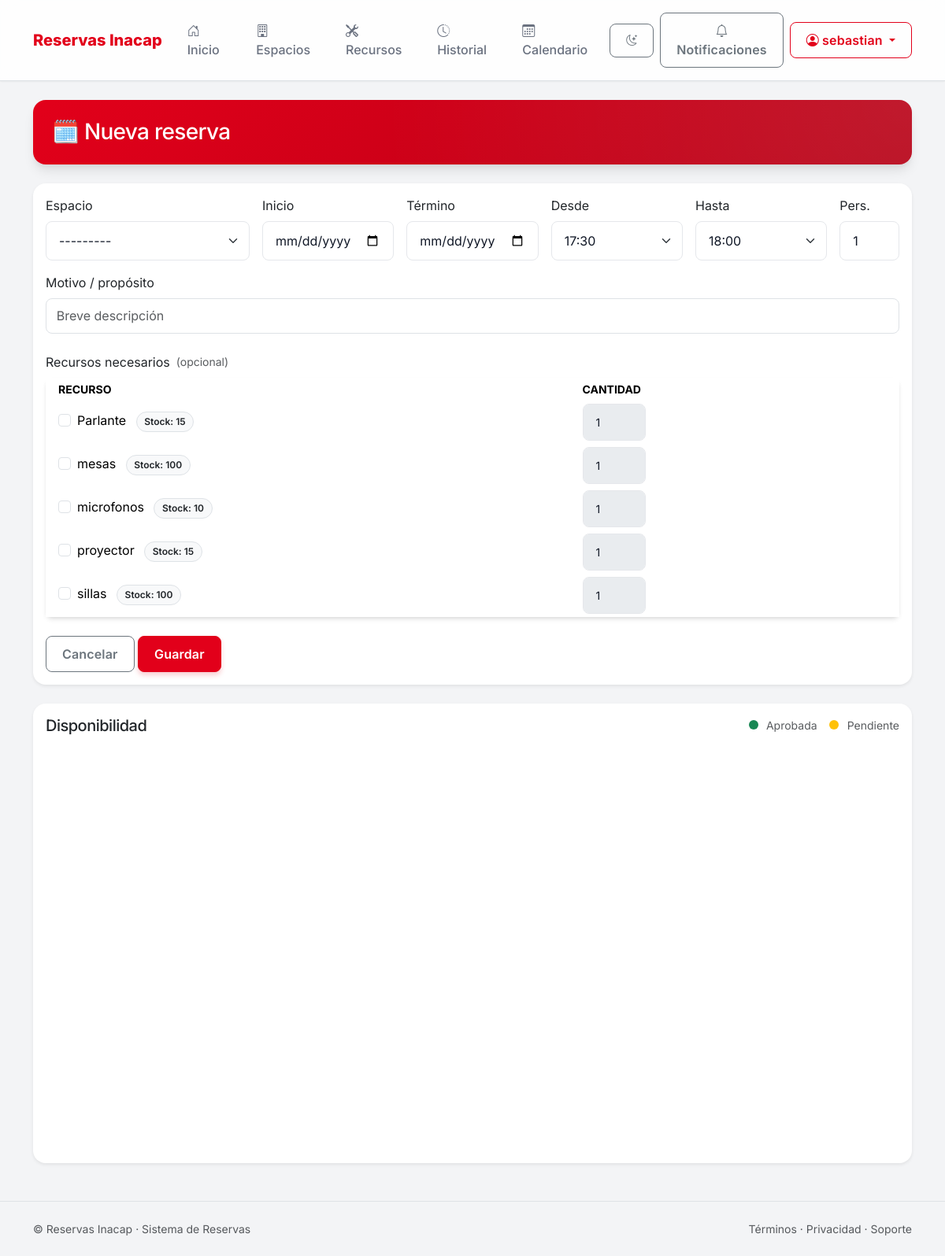
The app's page /reservas/nueva/ (signed in) with its own data.
### api/models.py (models this page shows, shortened)
class Resource(models.Model):
    name = models.CharField(max_length=120)
    quantity = models.PositiveIntegerField(default=1)
    space = models.ForeignKey(Space, on_delete=models.SET_NULL, null=True, blank=True, related_name="resources")
    is_active = models.BooleanField(default=True)

### api/views.py (the view, shortened to what this page needs)
# urls.py: path("reservas/nueva/", ReservationCreateView.as_view(), name="reservation_new"),
class ReservationCreateView(LoginRequiredMixin, CreateView):
    model = Reservation
    form_class = ReservationForm
    template_name = "reservations/form.html"
    success_url = reverse_lazy("dashboard_user")
    def get_context_data(self, **kwargs):
        ctx = super().get_context_data(**kwargs)
        ctx["resources_all"] = Resource.objects.filter(is_active=True).order_by("name")
        return ctx

### api/context_processors.py (called while the page is built)
def notifications(request):
    ctx = {
        "is_coordinator": is_coordinator(request.user),
        "notif_unread_count": 0,
        "notif_unread_list": []
    }
    if request.user.is_authenticated:
        qs = Notification.objects.filter(user=request.user, is_read=False).order_by("-created_at")
        ctx["notif_unread_count"] = qs.count()
        ctx["notif_unread_list"] = qs[:3]
    return ctx

### api/forms.py (called while the page is built)
def _parse_hhmm(hhmm: str) -> time:
    hh, mm = hhmm.split(":")
    return time(int(hh), int(mm))

def build_day_slots():
    interval = int(getattr(settings, "SLOT_INTERVAL_MIN", 30))
    day_start = getattr(settings, "SLOT_DAY_START", "08:30")
    day_end   = getattr(settings, "SLOT_DAY_END",   "22:00")
    t0 = _parse_hhmm(day_start)
    t1 = _parse_hhmm(day_end)
    dummy = datetime(2000, 1, 1, t0.hour, t0.minute)
    end_dt = datetime(2000, 1, 1, t1.hour, t1.minute)
    out = []
    cur = dummy
    step = timedelta(minutes=interval)
    while cur <= end_dt:
        out.append(cur.strftime("%H:%M"))
        cur += step
    return out

### api/models.py (called while the page is built)
    def __str__(self):
        return self.name

### api/utils.py (called while the page is built)
def is_coordinator(user):
    if not user.is_authenticated:
        return False
    return user.groups.filter(name="Coordinador").exists()

### templates/reservations/form.html (shortened to what this page needs)
{% extends "base.html" %}
{% block content %}
<section class="p-4 rounded-4 mb-4 inacap-hero">
  <h1 class="h3 m-0">{{ form.instance.pk|yesno:"✏️ Editar reserva,🗓️ Nueva reserva" }}</h1>
</section>
<div class="card shadow-sm border-0 rounded-4">
  <div class="card-body">
    <form id="resForm" method="post" novalidate>
      <div class="row g-3">
        <div class="col-md-3">
          <label class="form-label">Espacio</label>
          {{ form.space }}
        </div>
        <div class="col-md-2">
          <label class="form-label">Inicio</label>
          {{ form.date }}
        </div>
        <div class="col-md-2">
          <label class="form-label">Término</label>
          {{ form.end_date }}
        </div>
        <div class="col-md-2">
          <label class="form-label">Desde</label>
          {{ form.start_slot }}
        </div>
        <div class="col-md-2">
          <label class="form-label">Hasta</label>
          {{ form.end_slot }}
        </div>
        <div class="col-md-1">
          <label class="form-label">Pers.</label>
          {{ form.attendees_count }}
        </div>
      </div>
      <div class="mt-3 mb-4">
        <label class="form-label">Motivo / propósito</label>
        {{ form.purpose }}
      </div>
      <div class="mt-3 mb-4">
        <label class="form-label d-flex align-items-center gap-2">
          Recursos necesarios <span class="text-muted small">(opcional)</span>
        </label>
        <div class="card p-0 border-0 bg-light rounded-3 mb-3">
          <div class="card-body p-0">
            <div class="table-responsive">
              <table class="table table-borderless table-sm mb-0">
                <thead class="text-muted small text-uppercase">
                  <tr>
                    <th class="ps-3" style="width: 50%;">Recurso</th>
                    <th style="width: 30%;">Cantidad</th>
                  </tr>
                </thead>
                <tbody>
                  {% for res in resources_all %}
                  <tr class="align-middle">
                    <td class="ps-3">
                      <div class="form-check">
                        <input class="form-check-input resource-checkbox" type="checkbox" name="resources"
                          value="{{ res.id }}" id="res_{{ res.id }}">
                        <label class="form-check-label" for="res_{{ res.id }}">
                          {{ res.name }}
                          <span class="badge bg-light text-dark border ms-2 small avail-badge"
                            data-res-id="{{ res.id }}" data-total="{{ res.quantity }}">
                            Stock: {{ res.quantity }}
                          </span>
                        </label>
                      </div>
                    </td>
                    <td>
                      <input type="number" name="quantity_{{ res.id }}"
                        class="form-control form-control-sm resource-quantity" value="1" min="1"
                        max="{{ res.quantity }}" disabled style="width: 80px;" data-res-id="{{ res.id }}">
                    </td>
                  </tr>
                  {% empty %}
                  <tr>
                    <td colspan="2" class="text-center text-muted py-3">No hay recursos disponibles</td>
                  </tr>
                  {% endfor %}
                </tbody>
              </table>
            </div>
          </div>
        </div>
      </div>
      <a href="{% url 'dashboard_user' %}" class="btn btn-outline-secondary rounded-3">Cancelar</a>
      <button id="submitBtn" type="submit" class="btn btn-primary rounded-3">Guardar</button>
    </form>
  </div>
</div>
<div class="card shadow-sm border-0 rounded-4 mt-4">
  <div class="card-body">
    <div class="d-flex justify-content-between align-items-center mb-2">
      <h2 class="h5 m-0">Disponibilidad</h2>
      <div class="small text-muted">
        <span class="legend-dot" style="background:#198754"></span> Aprobada
        &nbsp;&nbsp;
        <span class="legend-dot" style="background:#ffc107"></span> Pendiente
      </div>
    </div>
    <div id="calendar"></div>
  </div>
</div>
<link href="https://cdn.jsdelivr.net/npm/fullcalendar@6.1.14/index.global.min.css" rel="stylesheet">
{% endblock %}

### templates/base.html (shortened to what this page needs)
{% load static %}
<!doctype html>
<html lang="es" data-bs-theme="">
<head>
  <link href="https://cdn.jsdelivr.net/npm/bootstrap@5.3.3/dist/css/bootstrap.min.css" rel="stylesheet">
  <link href="https://cdn.jsdelivr.net/npm/bootstrap-icons@1.11.3/font/bootstrap-icons.css" rel="stylesheet">
  <link href="{% static 'css/custom.css' %}" rel="stylesheet">
</head>
<body>
  <nav class="navbar navbar-expand-lg bg-body border-bottom sticky-top">
    <div class="container">
      <a class="navbar-brand d-flex align-items-center gap-2"
        href="{% if user.is_staff and not is_coordinator %}{% url 'dashboard_admin' %}{% else %}{% url 'dashboard_user' %}{% endif %}">
        Reservas Inacap
      </a>
      <div class="collapse navbar-collapse" id="mainNav">
        <ul class="navbar-nav me-auto">
          {% if user.is_authenticated %}
          <li class="nav-item">
            <a class="nav-link {% if request.resolver_match.url_name == 'dashboard_user' or request.resolver_match.url_name == 'dashboard_admin' %}active{% endif %}"
              href="{% if user.is_staff and not is_coordinator %}{% url 'dashboard_admin' %}{% else %}{% url 'dashboard_user' %}{% endif %}">
              <i class="bi bi-house-door"></i> Inicio
            </a>
          </li>
          <li class="nav-item">
            <a class="nav-link {% if request.resolver_match.url_name == 'spaces_list' %}active{% endif %}"
              href="{% url 'spaces_list' %}">
              <i class="bi bi-building"></i> Espacios
            </a>
          </li>
          <li class="nav-item">
            <a class="nav-link {% if request.resolver_match.url_name == 'resources_list' %}active{% endif %}"
              href="{% url 'resources_list' %}">
              <i class="bi bi-tools"></i> Recursos
            </a>
          </li>
          <li class="nav-item">
            <a class="nav-link {% if request.resolver_match.url_name == 'history' %}active{% endif %}"
              href="{% url 'history' %}">
              <i class="bi bi-clock-history"></i> Historial
            </a>
          </li>
          <li class="nav-item">
            <a class="nav-link {% if request.resolver_match.url_name == 'calendar' %}active{% endif %}"
              href="{% url 'calendar' %}">
              <i class="bi bi-calendar3"></i> Calendario
            </a>
          </li>
          {% endif %}
        </ul>
        <ul class="navbar-nav ms-auto align-items-lg-center gap-lg-2">
          <li class="nav-item">
            <button id="themeToggle" class="btn btn-outline-secondary btn-sm rounded-3" type="button"
              title="Cambiar tema">
              <i id="themeIcon" class="bi bi-moon-stars"></i>
            </button>
          </li>
          {% if user.is_authenticated %}
          {% with unread_count=unread|default:0 %}
          <li class="nav-item">
            <a class="btn btn-outline-secondary position-relative rounded-3" href="{% url 'notifications' %}">
              <i class="bi bi-bell"></i> <span class="d-none d-sm-inline">Notificaciones</span>
            </a>
          </li>
          {% endwith %}
          <li class="nav-item dropdown">
            <a class="btn btn-outline-primary dropdown-toggle rounded-3" href="#" role="button"
              data-bs-toggle="dropdown" aria-expanded="false">
              <i class="bi bi-person-circle"></i> {{ user.username }}
            </a>
              {% url 'admin_user_new' as admin_new_url %}
          </li>
          {% else %}
          <li class="nav-item">
            <a class="btn btn-primary rounded-3" href="{% url 'login' %}">
              <i class="bi bi-box-arrow-in-right"></i> Ingresar
            </a>
          </li>
          {% endif %}
        </ul>
      </div>
    </div>
  </nav>
  <div class="toast-container position-fixed top-0 end-0 p-3">
  </div>
  <main class="container py-4 app-container">
    {% block content %}{% endblock %}
  </main>
  <footer class="border-top py-4 mt-4">
    <div class="container d-flex flex-column flex-md-row justify-content-between align-items-center gap-2">
      <div class="text-muted small">© {{ now|date:"Y" }} Reservas Inacap · Sistema de Reservas</div>
      <div class="text-muted small">
        <a class="text-reset text-decoration-none" href="#">Términos</a> ·
        <a class="text-reset text-decoration-none" href="#">Privacidad</a> ·
        <a class="text-reset text-decoration-none" href="mailto:soporte@inacap.cl">Soporte</a>
      </div>
    </div>
  </footer>
</body>
</html>

### static/css/custom.css (style rules this page uses)
:root { --brand-primary: #E2001A; --brand-primary-dark: #B60015; --brand-secondary: #1F2937; --brand-accent: #FF5A73; --bg-body: #F3F4F6; --bg-card: #FFFFFF; --bg-glass: rgba(255, 255, 255, 0.85); --text-main: #111827; --text-muted: #6B7280; --radius-sm: 0.5rem; --radius-md: 1rem; --radius-lg: 1.5rem; --shadow-sm: 0 1px 2px 0 rgba(0, 0, 0, 0.05); --shadow-md: 0 4px 6px -1px rgba(0, 0, 0, 0.1), 0 2px 4px -1px rgba(0, 0, 0, 0.06); --shadow-lg: 0 10px 15px -3px rgba(0, 0, 0, 0.1), 0 4px 6px -2px rgba(0, 0, 0, 0.05); --shadow-glow: 0 0 15px rgba(226, 0, 26, 0.3); --transition-fast: 0.2s ease; --transition-smooth: 0.4s cubic-bezier(0.4, 0, 0.2, 1); }
body { background-color: var(--bg-body); color: var(--text-main); font-family: 'Inter', system-ui, -apple-system, sans-serif; -webkit-font-smoothing: antialiased; transition: background-color var(--transition-smooth), color var(--transition-smooth); }
a { text-decoration: none; transition: color var(--transition-fast); }
h1, h2, h3, h4, h5, h6 { font-weight: 700; letter-spacing: -0.025em; color: var(--text-main); }
.card { background: var(--bg-card); border: 1px solid rgba(255, 255, 255, 0.1); border-radius: var(--radius-md); box-shadow: var(--shadow-md); transition: transform var(--transition-fast), box-shadow var(--transition-fast); }
.btn { font-weight: 600; padding: 0.625rem 1.25rem; border-radius: var(--radius-sm); transition: all var(--transition-fast); letter-spacing: 0.01em; }
.btn-primary { background-color: var(--brand-primary); border-color: var(--brand-primary); box-shadow: 0 4px 6px rgba(226, 0, 26, 0.2); }
.btn-outline-primary { color: var(--brand-primary); border-color: var(--brand-primary); }
.navbar { background: var(--bg-glass) !important; backdrop-filter: blur(10px); border-bottom: 1px solid rgba(0,0,0,0.05); box-shadow: var(--shadow-sm); padding-top: 1rem; padding-bottom: 1rem; }
.navbar-brand { font-weight: 800; font-size: 1.25rem; color: var(--brand-primary) !important; }
.nav-link { font-weight: 500; color: var(--text-muted) !important; border-radius: var(--radius-sm); padding: 0.5rem 1rem !important; transition: all var(--transition-fast); }
.inacap-hero { background: linear-gradient(135deg, var(--brand-primary) 0%, var(--brand-primary-dark) 100%); color: white; border-radius: var(--radius-md); box-shadow: var(--shadow-lg); position: relative; overflow: hidden; }
.inacap-hero::after { content: ''; position: absolute; top: 0; right: 0; bottom: 0; left: 0; background: radial-gradient(circle at top right, rgba(255,255,255,0.1), transparent 60%); pointer-events: none; }
.form-control, .form-select { border-radius: var(--radius-sm); border: 1px solid #E5E7EB; padding: 0.75rem 1rem; transition: border-color var(--transition-fast), box-shadow var(--transition-fast); background-color: var(--bg-card); color: var(--text-main); }
.badge { padding: 0.5em 0.8em; font-weight: 600; border-radius: 2rem; }

### templates/reservations/form.html (style rules this page uses)
form input[type="text"], form input[type="datetime-local"], form textarea, form select { width: 100%; padding: .6rem .8rem; border: 1px solid #dee2e6; border-radius: .5rem; background: #fff; }
#calendar { min-height: 520px; }
.legend-dot { display: inline-block; width: 12px; height: 12px; border-radius: 50%; margin-right: .4rem; }

### records on screen
Resource: name "Parlante", quantity "15"
Resource: name "mesas", quantity "100"
Resource: name "microfonos", quantity "10"
Resource: name "proyector", quantity "15"
Resource: name "sillas", quantity "100"

### other values on screen
{{ user.username }} "sebastian"
